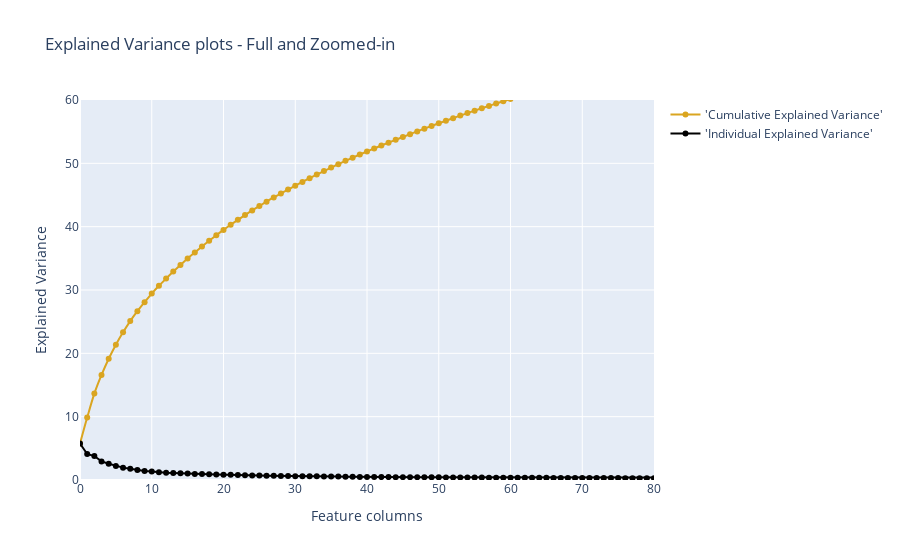

Source (notebook cell):
### Code cell
trace1 = go.Scatter(x=list(range(784)),y= cum_var_exp,mode='lines+markers',
    name="'Cumulative Explained Variance'",line=dict(shape='spline',color = 'goldenrod'))

trace2 = go.Scatter(x=list(range(784)),y= var_exp,mode='lines+markers',
    name="'Individual Explained Variance'",line=dict(shape='linear',color = 'black'))

fig = tls.make_subplots(insets=[{'cell': (1,1), 'l': 0.7, 'b': 0.5}],print_grid=True)

fig.append_trace(trace1, 1, 1)
fig.append_trace(trace2,1,1)
fig.layout.title = 'Explained Variance plots - Full and Zoomed-in'
fig.layout.xaxis = dict(range=[0, 80], title = 'Feature columns')
fig.layout.yaxis = dict(range=[0, 60], title = 'Explained Variance')
py.iplot(fig)

### Figure 1 — Plotly figure (JSON) as saved in the notebook; plotly's stock layout.template omitted (floating-point values rounded to 4 significant figures; data arrays with more than 128 entries replaced by an {"elided": "..."} marker saying what was removed)
{"data": [{"line": {"color": "goldenrod", "shape": "spline"}, "mode": "lines+markers", "name": "'Cumulative Explained Variance'", "type": "scatter", "x": {"elided": "784 int values"}, "xaxis": "x", "y": {"elided": "784 float values"}, "yaxis": "y"}, {"line": {"color": "black", "shape": "linear"}, "mode": "lines+markers", "name": "'Individual Explained Variance'", "type": "scatter", "x": {"elided": "784 int values"}, "xaxis": "x", "y": {"elided": "784 float values"}, "yaxis": "y"}], "layout": {"title": {"text": "Explained Variance plots - Full and Zoomed-in"}, "xaxis": {"range": [0, 80], "title": {"text": "Feature columns"}}, "xaxis2": {"anchor": "y2", "domain": [0.7, 1]}, "yaxis": {"range": [0, 60], "title": {"text": "Explained Variance"}}, "yaxis2": {"anchor": "x2", "domain": [0.5, 1]}}}
